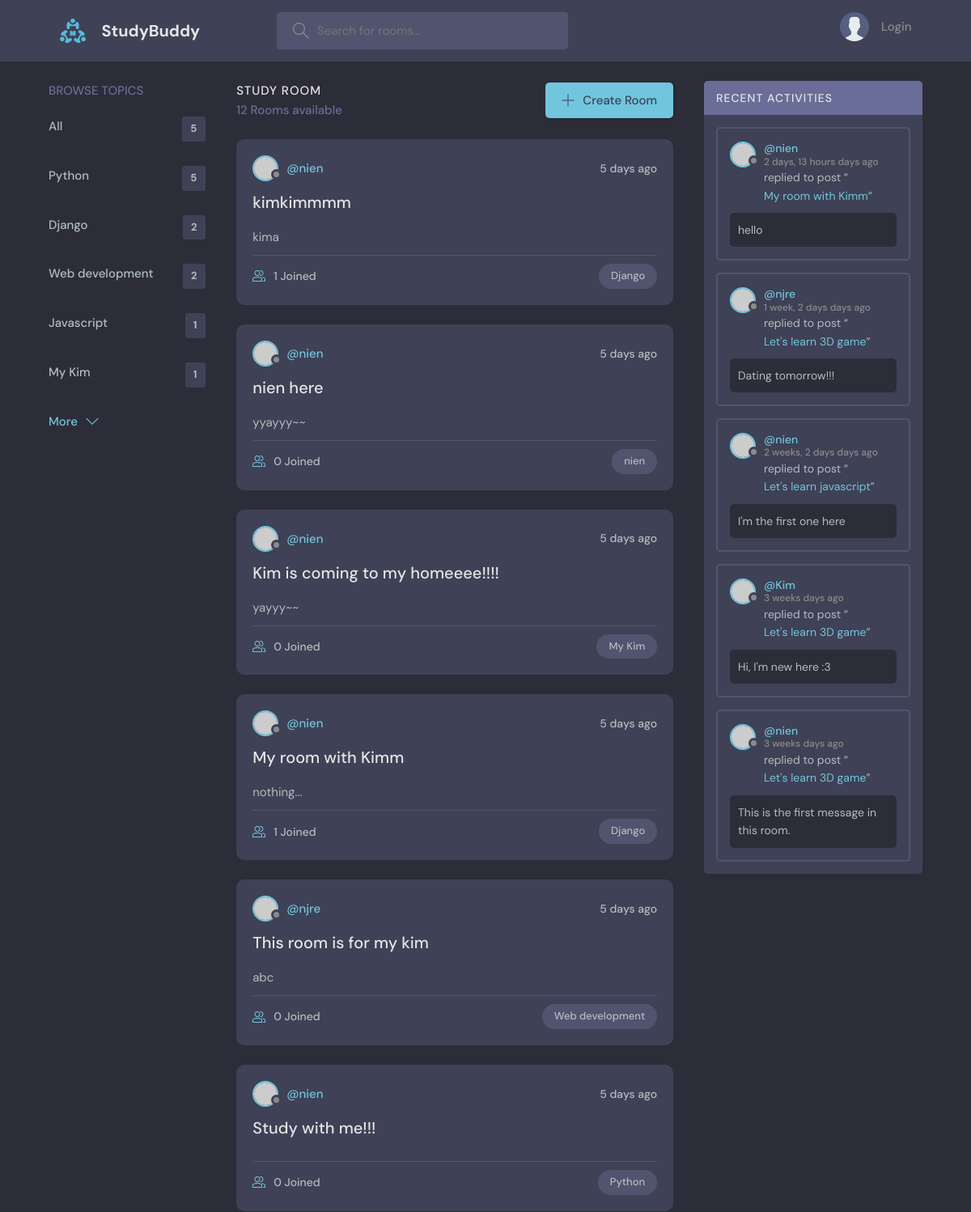
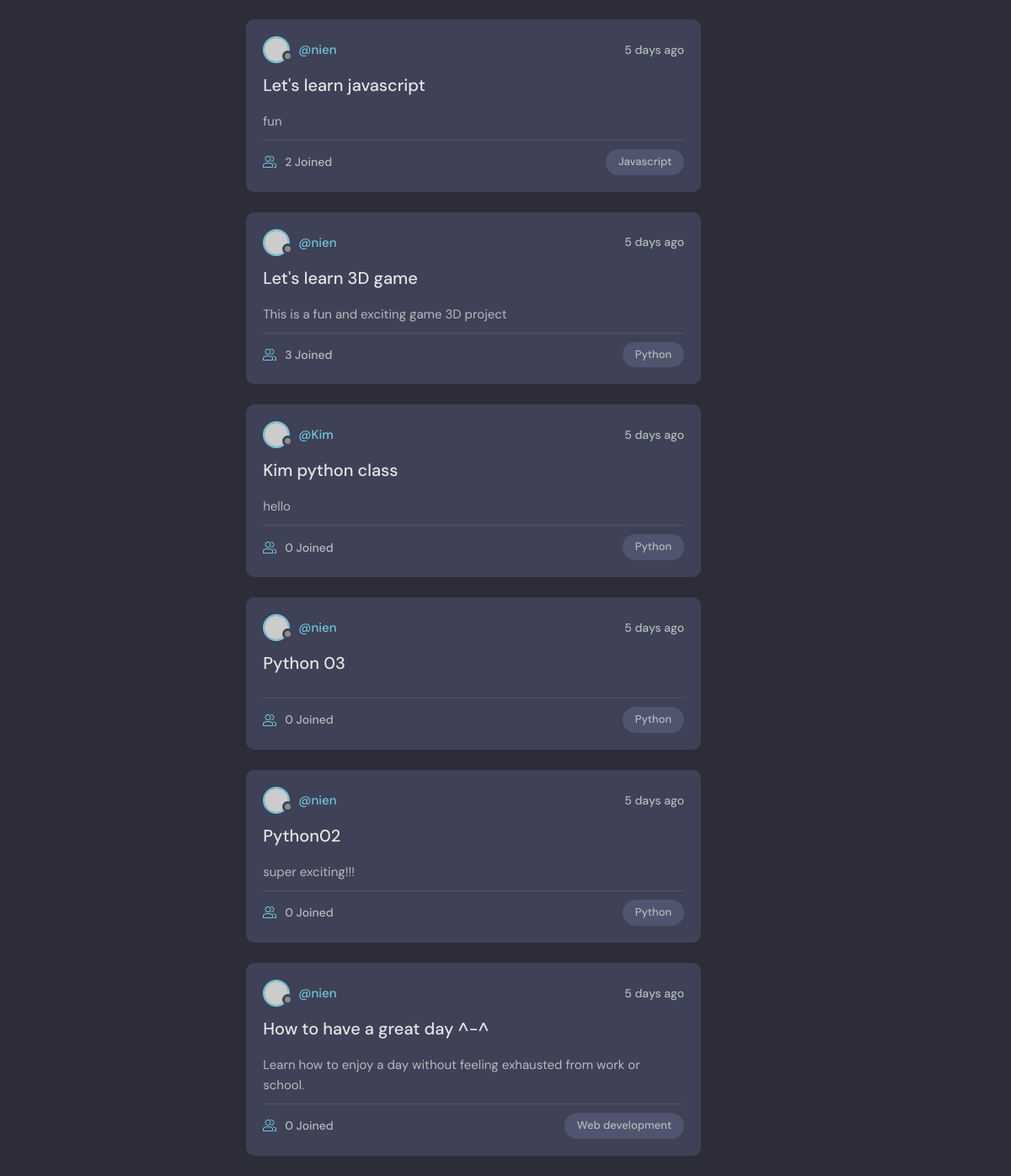
The page / on the database its author committed (2 pictures, top to bottom).
### base/models.py (models this page shows, shortened)
class Topic(models.Model):
    name = models.CharField(max_length=200)
    def __str__(self):
        return self.name

class Room(models.Model):
    host = models.ForeignKey(User, on_delete=models.SET_NULL, null=True)
    topic = models.ForeignKey(Topic, on_delete=models.SET_NULL, null=True)
    name = models.CharField(max_length=200)
    description = models.TextField(null=True, blank=True)
    updated = models.DateTimeField(auto_now=True) # update edited time
    created = models.DateTimeField(auto_now_add=True) # time first created instance
    participants = models.ManyToManyField(User, related_name='participants', blank=True)
    class Meta:
        ordering = ['-updated', '-created'] # the newest information from form will appear at first

class Message(models.Model):
    user = models.ForeignKey(User, on_delete=models.CASCADE)
    room = models.ForeignKey(Room, on_delete=models.CASCADE) # When room get deleted, all messages will be deleted as well
    body = models.TextField()
    updated = models.DateTimeField(auto_now=True)
    created = models.DateTimeField(auto_now_add=True)
    class Meta:
        ordering = ['-updated', '-created'] # the newest information from form will appear at first

### base/views.py (the view)
# urls.py: path('', views.home, name='home'),
def home(request):
    q = request.GET.get('q') if request.GET.get('q') != None else ''
    rooms = Room.objects.filter(
        Q(topic__name__icontains=q) |
        Q(name__icontains=q) |
        Q(description__icontains=q)
                                )
    topics = Topic.objects.all()[:5]
    room_count = rooms.count()
    room_messages = Message.objects.filter(
        Q(room__topic__name__icontains=q)
        )
    context = {'rooms': rooms, 'topics': topics, 'room_count': room_count, 'room_messages': room_messages}
    return render(request, 'base/home.html', context)

### base/templates/base/home.html (shortened to what this page needs)
{% extends 'main.html' %} {% block content%}
<main class="layout layout--3">
  <div class="container">
    {% include 'base/topic_component.html' %}
    <div class="roomList">
      <div class="roomList__header">
        <div>
          <h2>Study Room</h2>
          <p>{{room_count}} Rooms available</p>
        </div>
        <a class="btn btn--main" href="{% url 'create-room'  %}">
          <svg
            version="1.1"
            xmlns="http://www.w3.org/2000/svg"
            width="32"
            height="32"
            viewBox="0 0 32 32"
          >
            <title>add</title>
            <path
              d="M16.943 0.943h-1.885v14.115h-14.115v1.885h14.115v14.115h1.885v-14.115h14.115v-1.885h-14.115v-14.115z"
            ></path>
          </svg>
          Create Room
        </a>
      </div>
      {% include 'base/room_list_component.html' %}
    </div>
    {% include 'base/activity_component.html'  %}
  </div>
</main>
{% endblock content %}

### base/templates/base/topic_component.html
<div class="topics">
      <div class="topics__header">
        <h2>Browse Topics</h2>
      </div>
      <ul class="topics__list">
        <li>
            <a href='{% url 'home' %}'>All <span>{{topics.count}}</span></a>
        </li>
        {% for topic in topics %}
            <li>
                <a href='{% url 'home' %}?q={{topic.name}}'>{{topic.name}} <span>{{topic.room_set.all.count}}</span>
                </a>
            </li>
        {% endfor %}
      </ul>
      <a class="btn btn--link" href="{% url 'topics' %}">
        More
        <svg
          version="1.1"
          xmlns="http://www.w3.org/2000/svg"
          width="32"
          height="32"
          viewBox="0 0 32 32"
        >
          <title>chevron-down</title>
          <path d="M16 21l-13-13h-3l16 16 16-16h-3l-13 13z"></path>
        </svg>
      </a>
</div>

### base/templates/base/room_list_component.html (shortened to what this page needs)
{% for room in rooms %}
      <div class="roomListRoom">
        <div class="roomListRoom__header">
          <a href="{% url 'user-profile' room.host.id %}" class="roomListRoom__author">
            <div class="avatar avatar--small">
              <img src="https://randomuser.me/api/portraits/women/11.jpg" />
            </div>
            <span>@{{room.host}}</span>
          </a>
          <div class="roomListRoom__actions">
            <span>5 days ago</span>
          </div>
        </div>
        <div class="roomListRoom__content">
          <a href="{% url 'room' room.id %}">{{room.name}}</a>
          <p>
            {{room.description}}
          </p>
        </div>
        <div class="roomListRoom__meta">
          <a href="room.html" class="roomListRoom__joined">
            {{room.participants.count}} Joined
          </a>
          <p class="roomListRoom__topic">{{room.topic}}</p>
        </div>
      </div>
      {% endfor %}

### base/templates/base/activity_component.html (shortened to what this page needs)
<div class="activities">
      <div class="activities__header">
        <h2>Recent Activities</h2>
      </div>
      {% for message in room_messages %}
      <div class="activities__box">
        <div class="activities__boxHeader roomListRoom__header">
          <a href="{% url 'user-profile' message.user.id %}" class="roomListRoom__author">
            <div class="avatar avatar--small">
              <img src="https://randomuser.me/api/portraits/women/11.jpg" />
            </div>
            <p>
              @{{message.user}}
              <span>{{message.updated|timesince}} days ago</span>
            </p>
          </a>
        </div>
        <div class="activities__boxContent">
          <p>
            replied to post “<a href="{% url 'room' message.room.id %}">{{message.room.name}}</a
            >”
          </p>
          <div class="activities__boxRoomContent">
            {{message.body}}
          </div>
        </div>
      </div>
      {% endfor %}
    </div>

### rows shown on the page
Topic: name "Python", room_set.all.count "5"
Topic: name "Django", room_set.all.count "2"
Topic: name "Web development", room_set.all.count "2"
Topic: name "Javascript", room_set.all.count "1"
Topic: name "My Kim", room_set.all.count "1"
Room: host "nien", name "kimkimmmm", description "kima", participants.count "1", topic "Django"
Room: host "nien", name "nien here", description "yyayyy~~", participants.count "0", topic "nien"
Room: host "nien", name "Kim is coming to my homeeee!!!!", description "yayyy~~", participants.count "0", topic "My Kim"
Room: host "nien", name "My room with Kimm", description "nothing...", participants.count "1", topic "Django"
Room: host "njre", name "This room is for my kim", description "abc", participants.count "0", topic "Web development"
Room: host "nien", name "Study with me!!!", participants.count "0", topic "Python"
Room: host "nien", name "Let's learn javascript", description "fun", participants.count "2", topic "Javascript"
Room: host "nien", name "Let's learn 3D game", description "This is a fun and exciting game 3D project", participants.count "3", topic "Python"
Room: host "Kim", name "Kim python class", description "hello", participants.count "0", topic "Python"
Room: host "nien", name "Python 03", participants.count "0", topic "Python"
Room: host "nien", name "Python02", description "super exciting!!!", participants.count "0", topic "Python"
Room: host "nien", name "How to have a great day ^-^", description "Learn how to enjoy a day without feeling exhausted from work or school.", participants.count "0", topic "Web development"
Message: user "nien", updated "2 days, 13 hours", room.name "My room with Kimm", body "hello"
Message: user "njre", updated "1 week, 2 days", room.name "Let's learn 3D game", body "Dating tomorrow!!!"
Message: user "nien", updated "2 weeks, 2 days", room.name "Let's learn javascript", body "I'm the first one here"
Message: user "Kim", updated "3 weeks", room.name "Let's learn 3D game", body "Hi, I'm new here :3"
Message: user "nien", updated "3 weeks", room.name "Let's learn 3D game", body "This is the first message in this room."

### other values the page prints
{{ topics.count }} "5"
{{ room_count }} "12"
